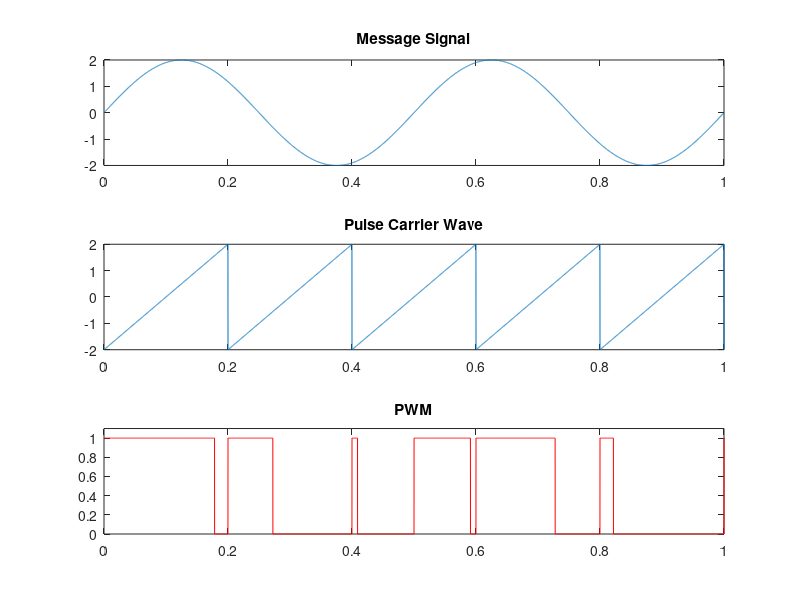

This chart was generated by the following MATLAB code:
%Pulse Width Modulation.....
clc;
close all;
clear all;
fm = 2; %frequency of modulating signal
fs = 5; %frequency of career sawtooth signal
Am = 2; %Amplitude of modulating signal
t = 0:0.0001:1; %sampling rate of 10kHz

%Message Signal.....
msg = Am * sin(2 * pi * fm * t);
subplot(3, 1, 1);
plot(t, msg);
title('Message Signal');

%Carrier Wave Signal(Sawtooth Signal)...
stooth = Am * sawtooth(2 * pi * fs * t); %generating a sawtooth wave
%to make the two non zero lobes of pwm not to overlap the amplitude of
%sawtooth wave must be atleast more than a bit to the message amplitude
subplot(3, 1, 2);
plot(t, stooth); % plotting the sawtooth wave
title('Pulse Carrier Wave');

pwm=zeros(size(t));
%Plotting the Pulse Width Modulation.....
for i = 1:length(t)

    if (msg(i) >= stooth(i))
        pwm(i) = 1; %is message signal amplitude at i th sample is greater than
        %sawtooth wave amplitude at i th sample
    else
        pwm(i) = 0;
    end

end

subplot(3, 1, 3);
plot(t, pwm, 'r');
title('PWM');
axis([0 1 0 1.1]); %to keep the pwm visible during plotting.